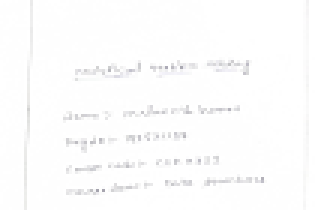
#> input picture ASSESMENT  TOOLS/CO2-AT1-Analytical Problem Solving (Jul 27, 2026 at 10_29 AM).pdf.png, 105 x 70 px, found by its file name (shown 3 times larger)
$ jupyter execute exp1_cv.ipynb
#> lines starting #> are read from the running program, lines starting #| are printed output that depends on the picture
<a href="https://colab.research.google.com/github/vineethmekala/CSA0311-LAB-EXERCISES-/blob/main/exp1_cv.ipynb" target="_parent"></a>

[cell 1]
import cv2
import matplotlib.pyplot as plt
from google.colab import files

# Upload image
uploaded = files.upload()
#> the answer given: CO2-AT1-Analytical Problem Solving (Jul 27, 2026 at 10_29 AM).pdf.png

# Read the uploaded image
filename = next(iter(uploaded))
img = cv2.imread(filename)
#> img is the input picture: shape (70, 105, 3); mean B, G, R 252.5, 252.4, 252.4

# Check whether image is loaded
if img is None:
    print("Error: Image not found!")
else:
    # Convert to grayscale
    gray = cv2.cvtColor(img, cv2.COLOR_BGR2GRAY)

    # Display original image
    plt.subplot(1, 2, 1)
    plt.imshow(cv2.cvtColor(img, cv2.COLOR_BGR2RGB))
    plt.title("Original Image")
    plt.axis("off")

    # Display grayscale image
    plt.subplot(1, 2, 2)
    plt.imshow(gray, cmap="gray")
    plt.title("Grayscale Image")
    plt.axis("off")

    plt.show()
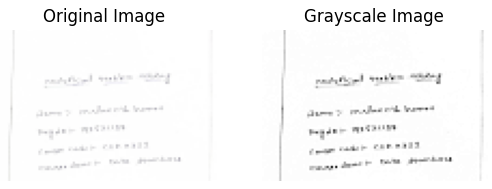
#> figure drawn by matplotlib, 2 panels
